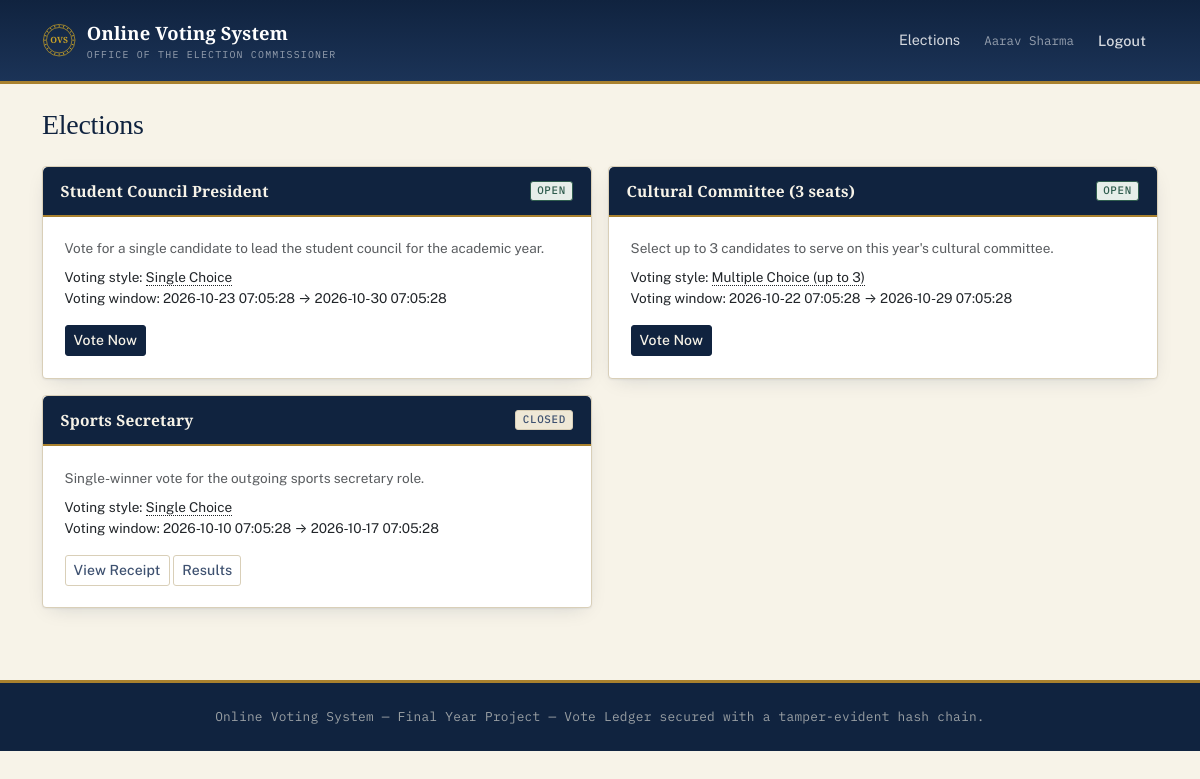
/voter/dashboard (signed in), run on the app's committed database.
### tables this page shows
CREATE TABLE users (
    id INT AUTO_INCREMENT PRIMARY KEY,
    name VARCHAR(150) NOT NULL,
    email VARCHAR(190) NOT NULL UNIQUE,
    voter_code VARCHAR(50) NULL UNIQUE,
    password_hash VARCHAR(255) NULL,
    role ENUM('admin', 'voter') NOT NULL DEFAULT 'voter',
    status ENUM('pending', 'approved', 'rejected') NOT NULL DEFAULT 'approved',
    source ENUM('seed', 'bulk_import', 'self_registered', 'admin_manual') NOT NULL DEFAULT 'self_registered',
    reset_token VARCHAR(64) NULL,
    reset_token_expires_at DATETIME NULL,
    created_at TIMESTAMP NOT NULL DEFAULT CURRENT_TIMESTAMP,
    updated_at TIMESTAMP NOT NULL DEFAULT CURRENT_TIMESTAMP ON UPDATE CURRENT_TIMESTAMP
);

CREATE TABLE elections (
    id INT AUTO_INCREMENT PRIMARY KEY,
    title VARCHAR(200) NOT NULL,
    description TEXT NULL,
    format ENUM('fptp', 'select_n') NOT NULL DEFAULT 'fptp',
    select_n INT NULL,
    starts_at DATETIME NOT NULL,
    ends_at DATETIME NOT NULL,
    closed_manually_at DATETIME NULL,
    results_published TINYINT(1) NOT NULL DEFAULT 0,
    created_by INT NULL,
    created_at TIMESTAMP NOT NULL DEFAULT CURRENT_TIMESTAMP,
    updated_at TIMESTAMP NOT NULL DEFAULT CURRENT_TIMESTAMP ON UPDATE CURRENT_TIMESTAMP,
    CONSTRAINT fk_elections_created_by FOREIGN KEY (created_by) REFERENCES users(id) ON DELETE SET NULL
);

### core/View.php (called while the page is built, shortened)
<?php
class View
{
    public static function render(string $view, array $data = []): void
    {
        extract($data);
        require __DIR__ . '/../app/views/partials/header.php';
        require __DIR__ . "/../app/views/{$view}.php";
        require __DIR__ . '/../app/views/partials/footer.php';
    }
}

### config/app/controllers/VoterController.php (called while the page is built, shortened)
<?php
class VoterController
{
    public function dashboard(): void
    {
        Auth::requireRole('voter');
        $voterId = Auth::id();
        $elections = ElectionVoter::electionsForVoter($voterId);
        View::render('voter/dashboard', ['elections' => $elections]);
    }
}

### public/index.php (called while the page is built, shortened)
<?php
require __DIR__ . '/../core/bootstrap.php';
$router = new Router();
$router->get('/', [AuthController::class, 'showLogin']);
$router->get('/login', [AuthController::class, 'showLogin']);
$router->post('/login', [AuthController::class, 'login']);
$router->post('/logout', [AuthController::class, 'logout']);
$router->get('/register', [AuthController::class, 'showRegister']);
$router->post('/register', [AuthController::class, 'register']);
$router->get('/forgot-password', [AuthController::class, 'showForgotPassword']);
$router->post('/forgot-password', [AuthController::class, 'forgotPassword']);
$router->get('/reset-password', [AuthController::class, 'showResetPassword']);
$router->post('/reset-password', [AuthController::class, 'resetPassword']);
$router->get('/admin/dashboard', [AdminElectionController::class, 'dashboard']);
$router->get('/admin/elections', [AdminElectionController::class, 'index']);
$router->get('/admin/elections/create', [AdminElectionController::class, 'create']);
$router->post('/admin/elections', [AdminElectionController::class, 'store']);
$router->get('/admin/elections/{id}/edit', [AdminElectionController::class, 'edit']);
$router->post('/admin/elections/{id}', [AdminElectionController::class, 'update']);
$router->post('/admin/elections/{id}/close', [AdminElectionController::class, 'close']);
$router->post('/admin/elections/{id}/publish-results', [AdminElectionController::class, 'publishResults']);
$router->get('/admin/elections/{id}/candidates', [AdminCandidateController::class, 'index']);
$router->post('/admin/elections/{id}/candidates', [AdminCandidateController::class, 'store']);
$router->post('/admin/candidates/{id}/update', [AdminCandidateController::class, 'update']);
$router->post('/admin/candidates/{id}/delete', [AdminCandidateController::class, 'delete']);
$router->get('/admin/voters', [AdminVoterController::class, 'index']);
$router->get('/admin/voters/create', [AdminVoterController::class, 'create']);
$router->post('/admin/voters', [AdminVoterController::class, 'store']);
$router->get('/admin/voters/{id}/edit', [AdminVoterController::class, 'edit']);
$router->post('/admin/voters/{id}', [AdminVoterController::class, 'update']);
$router->post('/admin/voters/{id}/delete', [AdminVoterController::class, 'destroy']);
$router->post('/admin/voters/{id}/approve', [AdminVoterController::class, 'approve']);
$router->post('/admin/voters/{id}/reject', [AdminVoterController::class, 'reject']);
$router->get('/admin/elections/{id}/voters', [AdminElectionVoterController::class, 'index']);
$router->post('/admin/elections/{id}/voters/enroll', [AdminElectionVoterController::class, 'enroll']);
$router->post('/admin/elections/{id}/voters/{userId}/unenroll', [AdminElectionVoterController::class, 'unenroll']);
$router->post('/admin/elections/{id}/voters/bulk-upload', [AdminElectionVoterController::class, 'bulkUpload']);
$router->get('/admin/ledger', [AdminLedgerController::class, 'index']);
$router->post('/admin/ledger/{id}/tamper', [AdminLedgerController::class, 'tamper']);
$router->get('/admin/audit-log', [AdminAuditController::class, 'index']);
$router->get('/voter/dashboard', [VoterController::class, 'dashboard']);
$router->get('/voter/elections/{id}', [VoterController::class, 'show']);
$router->get('/voter/elections/{id}/ballot', [VoteController::class, 'showBallot']);
$router->post('/voter/elections/{id}/ballot', [VoteController::class, 'castVote']);
$router->get('/voter/elections/{id}/receipt', [VoteController::class, 'receipt']);
$router->get('/elections/{id}/results', [ResultsController::class, 'show']);
$router->dispatch($_SERVER['REQUEST_METHOD'], $_SERVER['REQUEST_URI']);

### core/Auth.php (called while the page is built, shortened)
<?php
class Auth
{
    private static ?array $userCache = null;
    private static bool $userLoaded = false;
    public static function check(): bool
    {
        return self::user() !== null;
    }
    public static function id(): ?int
    {
        return self::user()['id'] ?? null;
    }
    public static function user(): ?array
    {
        if (self::$userLoaded) {
            return self::$userCache;
        }
        self::$userLoaded = true;
        $stmt = Database::connection()->prepare('SELECT * FROM users WHERE id = ? LIMIT 1');
        $stmt->execute([$_SESSION['user_id']]);
        $user = $stmt->fetch() ?: null;
        return self::$userCache = $user;
    }
    public static function requireLogin(): void
    {
        if (!self::check()) {
            Router::redirect('/login');
        }
    }
    public static function requireRole(string $role): void
    {
        self::requireLogin();
    }
}

### core/Database.php (called while the page is built, shortened)
<?php
class Database
{
    private static ?PDO $connection = null;
    private static array $config = [];
    public static function init(array $config): void
    {
        self::$config = $config;
    }
    public static function connection(): PDO
    {
        if (self::$connection === null) {
            $c = self::$config;
            $dsn = sprintf(
                'mysql:host=%s;port=%s;dbname=%s;charset=%s',
                $c['host'],
                $c['port'],
                $c['name'],
                $c['charset']
            );
            try {
                self::$connection = new PDO($dsn, $c['user'], $c['pass'], [
                    PDO::ATTR_ERRMODE => PDO::ERRMODE_EXCEPTION,
                    PDO::ATTR_DEFAULT_FETCH_MODE => PDO::FETCH_ASSOC,
                    PDO::ATTR_EMULATE_PREPARES => false,
                ]);
            } catch (PDOException $e) {
                http_response_code(500);
                require __DIR__ . '/../app/views/errors/500.php';
                exit;
            }
        }
        return self::$connection;
    }
}

### core/bootstrap.php (called while the page is built, shortened)
<?php
spl_autoload_register(function (string $class): void {
    $prefixes = [
        'Core\\' => __DIR__ . '/',
        'App\\Controllers\\' => __DIR__ . '/../app/controllers/',
        'App\\Models\\' => __DIR__ . '/../app/models/',
    ];
    foreach ($prefixes as $prefix => $dir) {
        if (str_starts_with($class, $prefix)) {
            $relative = substr($class, strlen($prefix));
            $file = $dir . str_replace('\\', '/', $relative) . '.php';
            return;
        }
    }
});
$config = [
    'app' => require __DIR__ . '/../config/app.php',
    'database' => require __DIR__ . '/../config/database.php',
    'mail' => require __DIR__ . '/../config/mail.php',
];

### config/app/models/ElectionVoter.php (called while the page is built, shortened)
<?php
class ElectionVoter
{
    public static function electionsForVoter(int $userId): array
    {
        $stmt = Database::connection()->prepare(
            'SELECT elections.* FROM elections
             JOIN election_voters ON election_voters.election_id = elections.id
             WHERE election_voters.user_id = ?
             ORDER BY elections.starts_at DESC'
        );
        $stmt->execute([$userId]);
        return $stmt->fetchAll();
    }
}

### config/app/models/Election.php (called while the page is built, shortened)
<?php
class Election
{
    public static function formatLabel(array $election): string
    {
        if ($election['format'] === 'fptp') {
            return 'Single Choice';
        }
        return 'Multiple Choice (up to ' . (int) $election['select_n'] . ')';
    }
    public static function formatHint(array $election): string
    {
        if ($election['format'] === 'fptp') {
            return 'Also called First-Past-the-Post (FPTP): each voter picks exactly one candidate, and whoever gets the most votes wins.';
        }
        $n = (int) $election['select_n'];
        return "Each voter can pick up to {$n} candidate" . ($n === 1 ? '' : 's') . "; the top {$n} vote-getters win.";
    }
}

### config/app/views/voter/dashboard.php (the view, shortened to what this page needs)
<h1 class="h3 mb-4">Elections</h1>
<div class="row row-cols-1 row-cols-md-2 g-3">
<?php foreach ($elections as $election): ?>
    <div class="col">
        <div class="card card-ovs h-100">
            <div class="card-header d-flex justify-content-between align-items-center">
                <span><?= htmlspecialchars($election['title'], ENT_QUOTES) ?></span>
                <span class="badge status-badge-<?= $election['status'] ?>"><?= ucfirst($election['status']) ?></span>
            </div>
            <div class="card-body">
                <p class="text-muted small mb-2"><?= htmlspecialchars($election['description'] ?? '', ENT_QUOTES) ?></p>
                <p class="small">
                    Voting style: <span title="<?= htmlspecialchars(Election::formatHint($election), ENT_QUOTES) ?>" style="cursor: help; border-bottom: 1px dotted currentColor;"><?= htmlspecialchars(Election::formatLabel($election), ENT_QUOTES) ?></span><br>
                    Voting window: <?= htmlspecialchars($election['starts_at'], ENT_QUOTES) ?> &rarr; <?= htmlspecialchars($election['ends_at'], ENT_QUOTES) ?>
                </p>
                <?php if ($election['has_voted']): ?>
                    <a href="<?= Router::url('/voter/elections/' . $election['id'] . '/receipt') ?>" class="btn btn-outline-secondary btn-sm">View Receipt</a>
                <?php elseif ($election['status'] === 'open'): ?>
                    <a href="<?= Router::url('/voter/elections/' . $election['id']) ?>" class="btn btn-ovs btn-sm">Vote Now</a>
                <?php else: ?>
                    <a href="<?= Router::url('/voter/elections/' . $election['id']) ?>" class="btn btn-outline-secondary btn-sm">View</a>
                <?php endif; ?>
                <?php if ($election['status'] === 'closed' && $election['results_published']): ?>
                    <a href="<?= Router::url('/elections/' . $election['id'] . '/results') ?>" class="btn btn-outline-secondary btn-sm">Results</a>
                <?php endif; ?>
            </div>
        </div>
    </div>
<?php endforeach; ?>
</div>

### core/Router.php (shortened to what this page needs)
<?php
class Router
{
    private array $routes = ['GET' => [], 'POST' => []];
    private static string $basePath = '';
    public static function setBasePath(string $path): void
    {
        self::$basePath = rtrim($path, '/');
    }
    public static function url(string $path = ''): string
    {
        return self::$basePath . $path;
    }
    public function get(string $pattern, array $handler): void
    {
        $this->routes['GET'][$pattern] = $handler;
    }
    public function post(string $pattern, array $handler): void
    {
        $this->routes['POST'][$pattern] = $handler;
    }
    public function dispatch(string $method, string $uri): void
    {
        $path = parse_url($uri, PHP_URL_PATH) ?? '/';
        $path = rtrim($path, '/');
        foreach ($this->routes[$method] ?? [] as $pattern => $handler) {
            $params = $this->match($pattern, $path);
            if ($params !== null) {
                [$controllerClass, $action] = $handler;
                $controller = new $controllerClass();
                call_user_func_array([$controller, $action], $params);
                return;
            }
        }
    }
    private function match(string $pattern, string $path): ?array
    {
        $regex = preg_replace('#\{[a-zA-Z_]+\}#', '([^/]+)', $pattern);
        $regex = rtrim($regex, '/');
        if ($regex === '') {
            $regex = '/';
        }
        if (!preg_match('#^' . $regex . '$#', $path, $matches)) {
            return null;
        }
        array_shift($matches);
        return $matches;
    }
}

### config/app/views/partials/header.php (shortened to what this page needs)
<?php
$currentUser = Auth::user();
?>
<!doctype html>
<html lang="en">
<head>
    <link href="https://cdn.jsdelivr.net/npm/bootstrap@5.3.3/dist/css/bootstrap.min.css" rel="stylesheet">
    <link href="<?= Router::url('/assets/css/style.css') ?>" rel="stylesheet">
</head>
<body>
<nav class="navbar navbar-expand-lg navbar-ovs">
    <div class="container">
        <a class="navbar-brand d-flex align-items-center" href="<?= Router::url($currentUser ? ($currentUser['role'] === 'admin' ? '/admin/dashboard' : '/voter/dashboard') : '/login') ?>">
            <?php $sealSize = '2.15rem'; $sealTone = 'brass'; include __DIR__ . '/seal.php'; ?>
            <span>
                Online Voting System
                <small>Office of the Election Commissioner</small>
            </span>
        </a>
        <div class="collapse navbar-collapse">
            <ul class="navbar-nav ms-auto align-items-lg-center">
                <?php if ($currentUser && $currentUser['role'] === 'admin'): ?>
                    <li class="nav-item"><a class="nav-link" href="<?= Router::url('/admin/dashboard') ?>">Dashboard</a></li>
                    <li class="nav-item"><a class="nav-link" href="<?= Router::url('/admin/elections') ?>">Elections</a></li>
                    <li class="nav-item"><a class="nav-link" href="<?= Router::url('/admin/voters') ?>">Voters</a></li>
                    <li class="nav-item"><a class="nav-link" href="<?= Router::url('/admin/ledger') ?>">Ledger</a></li>
                    <li class="nav-item"><a class="nav-link" href="<?= Router::url('/admin/audit-log') ?>">Audit Log</a></li>
                <?php elseif ($currentUser): ?>
                    <li class="nav-item"><a class="nav-link" href="<?= Router::url('/voter/dashboard') ?>">Elections</a></li>
                <?php endif; ?>
                <?php if ($currentUser): ?>
                    <li class="nav-item"><span class="nav-link text-white-50"><?= htmlspecialchars($currentUser['name'], ENT_QUOTES) ?></span></li>
                    <li class="nav-item">
                        <form method="post" action="<?= Router::url('/logout') ?>" class="d-inline">
                            <button type="submit" class="btn btn-link nav-link" style="border:0;">Logout</button>
                        </form>
                    </li>
                <?php else: ?>
                    <li class="nav-item"><a class="nav-link" href="<?= Router::url('/login') ?>">Login</a></li>
                <?php endif; ?>
            </ul>
        </div>
    </div>
</nav>
<div class="container py-4">

### data on the page
users: name "Aarav Sharma"
elections: title "Student Council President", status "OPEN", description "Vote for a single candidate to lead the student council for the academic year.", format "Single Choice", starts_at "2026-10-23 07:05:28", ends_at "2026-10-30 07:05:28"
elections: title "Cultural Committee (3 seats)", status "OPEN", description "Select up to 3 candidates to serve on this year's cultural committee.", select_n "Multiple Choice (up to 3)", starts_at "2026-10-22 07:05:28", ends_at "2026-10-29 07:05:28"
elections: title "Sports Secretary", status "CLOSED", description "Single-winner vote for the outgoing sports secretary role.", format "Single Choice", starts_at "2026-10-10 07:05:28", ends_at "2026-10-17 07:05:28"
